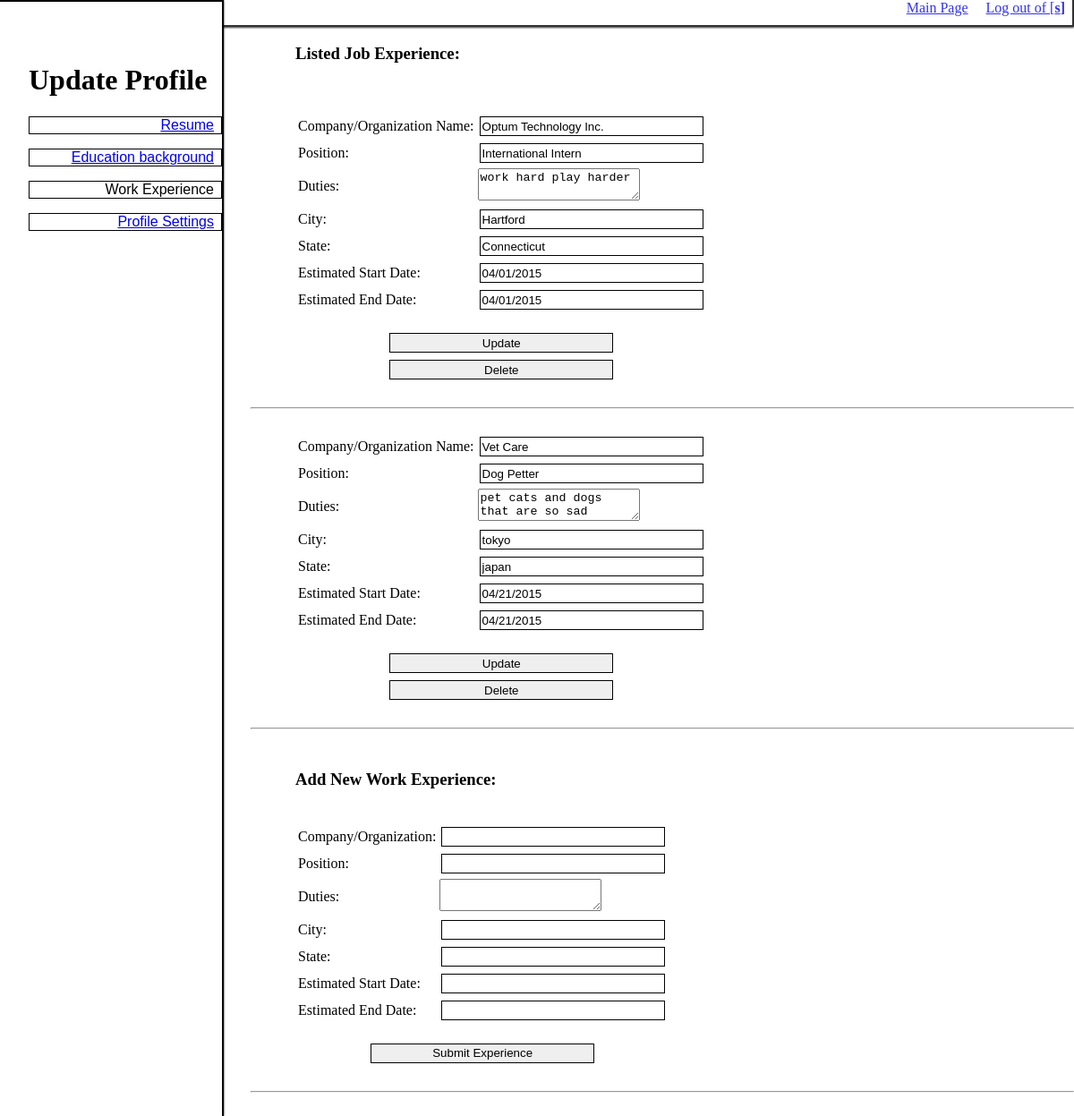
The page /MainPage/Profile/Update_Exp.php (signed in) on the database as committed earlier.
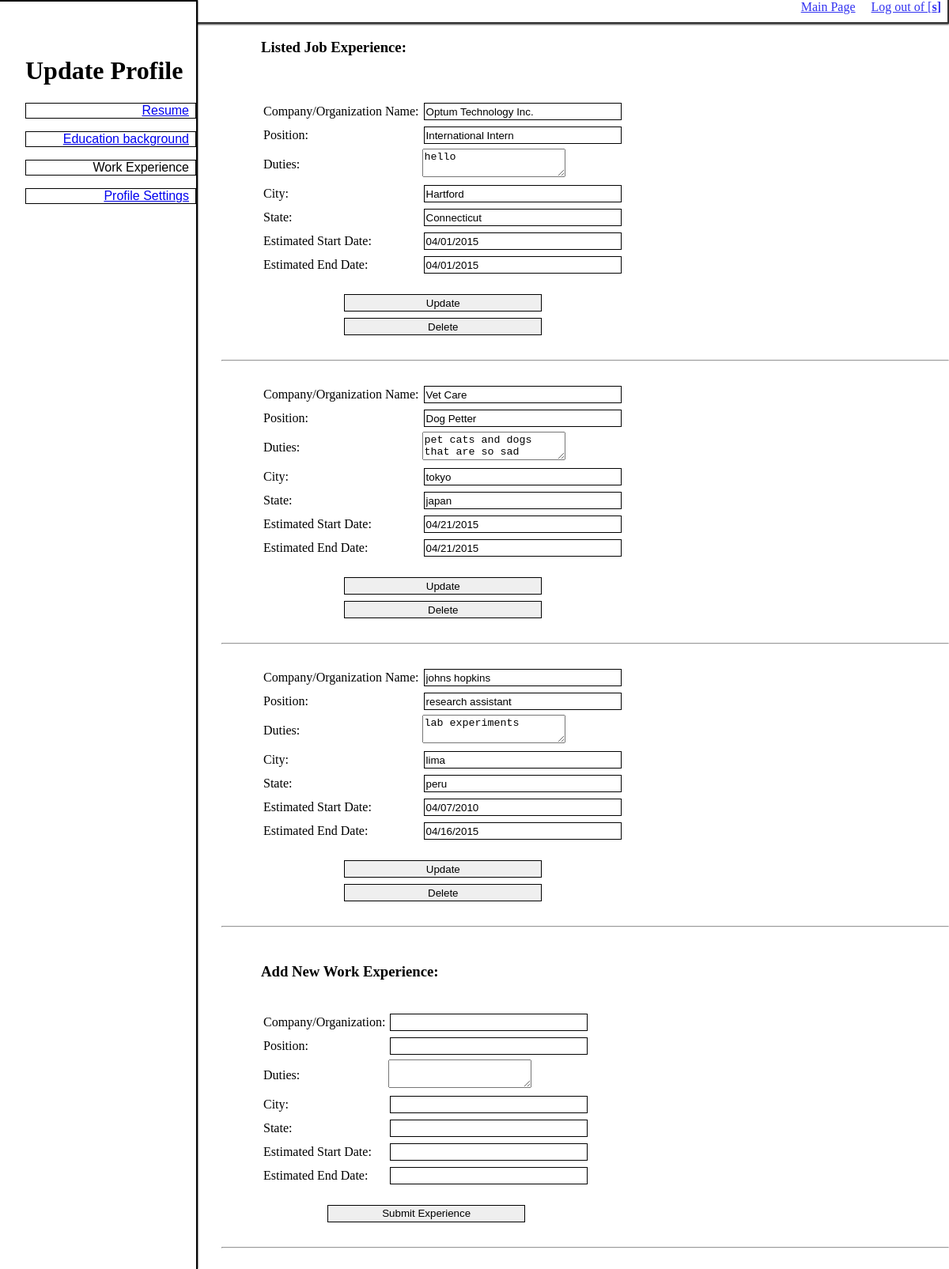
The same page on the database as committed later.
### tables this page shows
CREATE TABLE `priorjobs` (
  `JobID` int(11) unsigned NOT NULL AUTO_INCREMENT,
  `PJCompanyName` varchar(45) NOT NULL COMMENT 'ResumeID FK',
  `PJJobTitle` varchar(45) NOT NULL,
  `PJDuties` varchar(45) DEFAULT NULL,
  `PJCity` varchar(45) DEFAULT NULL,
  `PJState` varchar(45) DEFAULT NULL,
  `PJStartDate` varchar(45) DEFAULT NULL,
  `PJEndDate` varchar(45) DEFAULT NULL,
  `UserId` varchar(45) NOT NULL,
  PRIMARY KEY (`JobID`),
  UNIQUE KEY `JobID_UNIQUE` (`JobID`),
  KEY `UserId_idx` (`UserId`),
  CONSTRAINT `seekername` FOREIGN KEY (`UserId`) REFERENCES `seeker` (`UserName`) ON DELETE CASCADE ON UPDATE NO ACTION
);

### MainPage/Profile/Update_Exp.php (the view, shortened to what this page needs)
 <!doctype html>
<html>
<head>
<link href="jquery-ui.css" rel="stylesheet">
<link href="../stylesheet_main.css" rel="stylesheet" type="text/css" >
</head>
<body>
<header>
<div class="topbar">
  <div class="navbutton">
    <nav>
         	<a class="HomePage" href="../Main_Page.php">Main Page</a>
            <a href = "../../login/logout.php">Log out of [<b><?php echo "". $_SESSION['login_user'];?>]</b></a>
    </nav>
  </div>
</div>
<div class="sidebar">
  <h1>Update Profile</h1>
  <div class="navbutton">
    <nav>
      <a class="HomePage" href="Update_Resume.php">Resume</a>
      <a class="HomePage" href="Update_Edu.php">Education background</a>
      <a class="HomePage">Work Experience</a>
	  <a class="HomePage" href="User_Settings.php">Profile Settings</a>
    </nav>
  </div>
</div>
</header>
<div class = "content">
<h3 class = "contentHeader">Listed Job Experience:</h3><br><br>
<?php
	$sql = "SELECT * FROM priorjobs WHERE UserID = '".  $_SESSION['login_user'].
		"' ;";
    $conn = new mysqli($address, $username, $password, $database);
	 if ($conn->connect_error) {
        die("Connection failed: " . $conn->connect_error);
    } else {
	    $result = $conn->query($sql);
		if (!$result) {
		    echo "<b>database result error</b>";
			exit;
		} else {
		  while($row = $result->fetch_assoc())
			{
			echo "<div style='padding-left:50px; padding-right:100px;'><form method ='post' action='submitJobUpdate.php'>";
			echo "<table border='0'><tr>";
			echo "<td>Company/Organization Name: </td>";
			echo '<td><input name="company" value = "'.$row["PJCompanyName"].'"> </input></td></tr>';
			echo "<tr><td>Position: </td>";
			echo '<td><input name="position" value = "'.$row["PJJobTitle"].'"> </input></td></tr>';
			echo "<tr><td>Duties: </td>";
			echo '<td><textarea name="duties" value = "'.$row["PJDuties"].'">'.$row["PJDuties"].' </textarea></td></tr>';
			echo "<tr><td>City: </td>";
			echo '<td><input name="city" value = "'.$row["PJCity"].'"> </input></td></tr>';
			echo "<tr><td>State: </td>";
			echo '<td><input name="state" value = "'.$row["PJState"].'"> </input></td></tr>';
			echo "<tr><td>Estimated Start Date: </td><td>";
			echo '<input name = "start" class = "datepicker" value = "'.$row["PJStartDate"].'" readonly> </input></td></tr>';
			echo "<tr><td>Estimated End Date: </td><td>";
			echo '<input name = "end" class = "datepicker" value = "'.$row["PJEndDate"].'" readonly> </input></td></tr>';
			echo "<tr><td colspan='2' align='center'><br><input  type='submit' name = 'update' value = 'Update'></td></tr>";
			echo "<tr><td colspan='2' align='center'><input  type='submit' name = 'delete' value = 'Delete'></td></tr>";
			echo "</table></form></div><br><hr><br>";
			}
		}
	}
?>
<h3 class = "contentHeader">Add New Work Experience:</h3><br>
			<div style='padding-left:50px; padding-right:100px;'><form method ='post' action='submitJobUpdate.php'>
			<table border='0'>
			<tr>
			<td>Company/Organization: </td><td><input name="company"> </input></td>
			</tr><tr>
			<td>Position:</td> <td><input name = 'position'></td>
			</tr><tr>
			<td>Duties:</td><td> <textarea name = 'duties' > </textarea></td>
			</tr><tr>
			<td>City:</td> <td><input name = 'city'></td>
			</tr><tr>
			<td>State:</td> <td><input name = 'state'></td>
			</tr><tr>
			<td>Estimated Start Date: </td><td> <input name = "start" class = "datepicker" readonly> </input></td>
			</tr><tr>
			<td>Estimated End Date: </td><td> <input name = "end" class = "datepicker"  readonly> </input></td>
			</tr><tr>
			<td colspan='2' align='center'><br><input  type='submit' name = 'add' value = 'Submit Experience'></td></tr>
			</table></form></div><br><hr><br>
</div>
</body>
</html>

Rows that differ between the two databases and show on the page:
changed priorjobs "Optum Technology Inc.": duties "work hard play harder" → "hello"
added priorjobs: company "johns hopkins", position "research assistant", duties "lab experiments", city "lima", state "peru", start "04/07/2010", end "04/16/2015"
